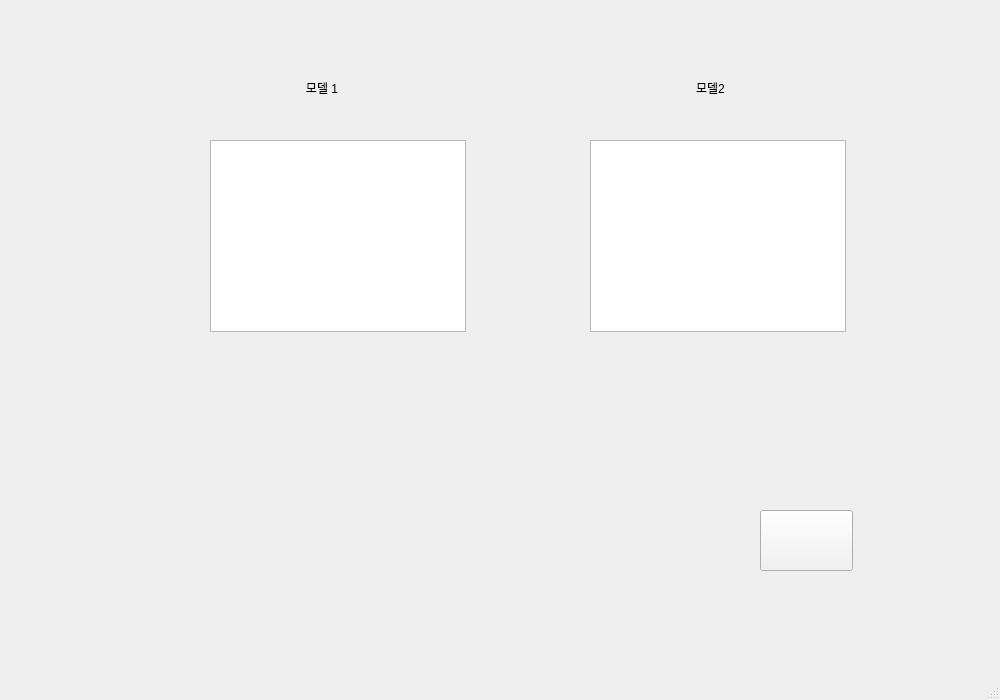
<?xml version="1.0" encoding="UTF-8"?>
<ui version="4.0">
 <class>MainWindow</class>
 <widget class="QMainWindow" name="MainWindow">
  <property name="geometry">
   <rect>
    <x>0</x>
    <y>0</y>
    <width>1000</width>
    <height>700</height>
   </rect>
  </property>
  <property name="windowTitle">
   <string>MainWindow</string>
  </property>
  <widget class="QWidget" name="centralwidget">
   <widget class="QLabel" name="label">
    <property name="geometry">
     <rect>
      <x>290</x>
      <y>80</y>
      <width>64</width>
      <height>15</height>
     </rect>
    </property>
    <property name="text">
     <string>모델 1</string>
    </property>
    <property name="alignment">
     <set>Qt::AlignCenter</set>
    </property>
   </widget>
   <widget class="QLabel" name="label_2">
    <property name="geometry">
     <rect>
      <x>670</x>
      <y>80</y>
      <width>81</width>
      <height>16</height>
     </rect>
    </property>
    <property name="text">
     <string>모델2</string>
    </property>
    <property name="alignment">
     <set>Qt::AlignCenter</set>
    </property>
   </widget>
   <widget class="QTextBrowser" name="info1">
    <property name="geometry">
     <rect>
      <x>210</x>
      <y>140</y>
      <width>256</width>
      <height>192</height>
     </rect>
    </property>
   </widget>
   <widget class="QTextBrowser" name="info2">
    <property name="geometry">
     <rect>
      <x>590</x>
      <y>140</y>
      <width>256</width>
      <height>192</height>
     </rect>
    </property>
   </widget>
   <widget class="QPushButton" name="save">
    <property name="geometry">
     <rect>
      <x>760</x>
      <y>510</y>
      <width>93</width>
      <height>61</height>
     </rect>
    </property>
    <property name="styleSheet">
     <string notr="true">background-color: rgb(242, 242, 242);</string>
    </property>
    <property name="text">
     <string/>
    </property>
    <property name="icon">
     <iconset>
      <normaloff>../../img/save.png</normaloff>../../img/save.png</iconset>
    </property>
   </widget>
  </widget>
  <widget class="QMenuBar" name="menubar">
   <property name="geometry">
    <rect>
     <x>0</x>
     <y>0</y>
     <width>1000</width>
     <height>26</height>
    </rect>
   </property>
  </widget>
  <widget class="QStatusBar" name="statusbar"/>
 </widget>
 <resources/>
 <connections/>
</ui>
